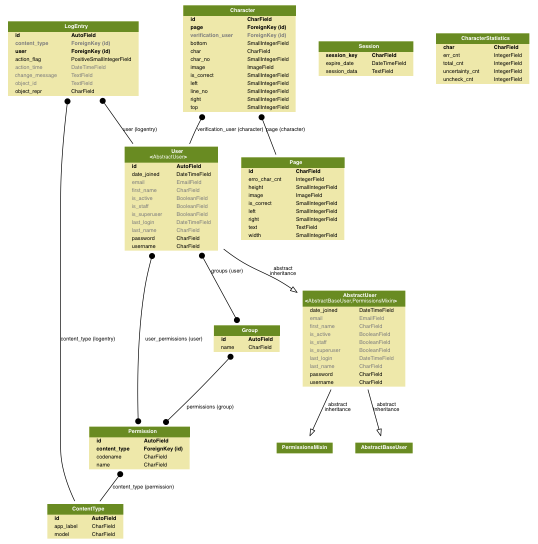
#> input picture myapp_models.png, 1075 x 1088 px (shown at 1/2 size)
$ python thinning.py ../myapp_models.png   (Python 2 division)
#> lines starting #> are read from the running program, lines starting #| are printed output that depends on the picture; after the words box and inside, x2 and y2 are one past the last pixel; in counts of white or black regions, pixels touching at a corner belong together
# coding: utf-8
from scipy import weave
import numpy as np
import sys
from skimage import io
from skimage.filters import threshold_otsu
from skimage.transform import resize

def binarisation(src_image):
    if len(src_image.shape) == 3:
        image = (src_image.sum(axis=2) / 3).astype('ubyte')
    else:
        image = src_image
    thresh = threshold_otsu(image)
    binary = (image > thresh).astype('ubyte')
    return binary

def _thinningIteration(im, iter):
    I, M = im, np.zeros(im.shape, np.uint8)
    expr = """
    for (int i = 1; i < NI[0]-1; i++) {
        for (int j = 1; j < NI[1]-1; j++) {
            int p2 = I2(i-1, j);
            int p3 = I2(i-1, j+1);
            int p4 = I2(i, j+1);
            int p5 = I2(i+1, j+1);
            int p6 = I2(i+1, j);
            int p7 = I2(i+1, j-1);
            int p8 = I2(i, j-1);
            int p9 = I2(i-1, j-1);
            int A  = (p2 == 0 && p3 == 1) + (p3 == 0 && p4 == 1) +
                     (p4 == 0 && p5 == 1) + (p5 == 0 && p6 == 1) +
                     (p6 == 0 && p7 == 1) + (p7 == 0 && p8 == 1) +
                     (p8 == 0 && p9 == 1) + (p9 == 0 && p2 == 1);
            int B  = p2 + p3 + p4 + p5 + p6 + p7 + p8 + p9;
            int m1 = iter == 0 ? (p2 * p4 * p6) : (p2 * p4 * p8);
            int m2 = iter == 0 ? (p4 * p6 * p8) : (p2 * p6 * p8);
            if (A == 1 && B >= 2 && B <= 6 && m1 == 0 && m2 == 0) {
                M2(i,j) = 1;
            }
        }
    }
    """

    weave.inline(expr, ["I", "iter", "M"])
    return (I & ~M)


def thinning(src):
    dst = src.copy() # / 255
    prev = np.zeros(src.shape[:2], np.uint8)
    diff = None

    while True:
        dst = _thinningIteration(dst, 0)
        dst = _thinningIteration(dst, 1)
        diff = np.absolute(dst - prev)
        prev = dst.copy()
        if np.sum(diff) == 0:
            break

    return dst # * 255

import skimage.io as io
import skimage.filters as filters
import skimage.measure as measure
import numpy as np
import sys
import math

# [45 lines left out: function nln, not called in this run]

def convert_image(src_image):
#> called with src_image = '../myapp_models.png'
    image = io.imread(src_image, 0)
#> image is the input picture: shape (1088, 1075, 4); mean R, G, B, A 241.3, 241.6, 226.5, 254.9
    try:
        bw = binarisation(image)
#> in binarisation, `image = (src_image.sum(axis=2) / 3).astype('ubyte')`:
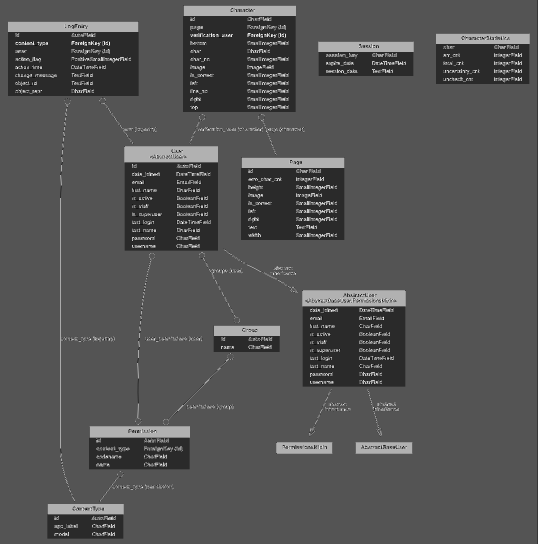
#> image: shape (1088, 1075) (shown at 1/2 size); min 0, max 255, mean 83.1
#> in binarisation, `thresh = threshold_otsu(image)`: thresh = 132
#> in binarisation, `binary = (image > thresh).astype('ubyte')`:
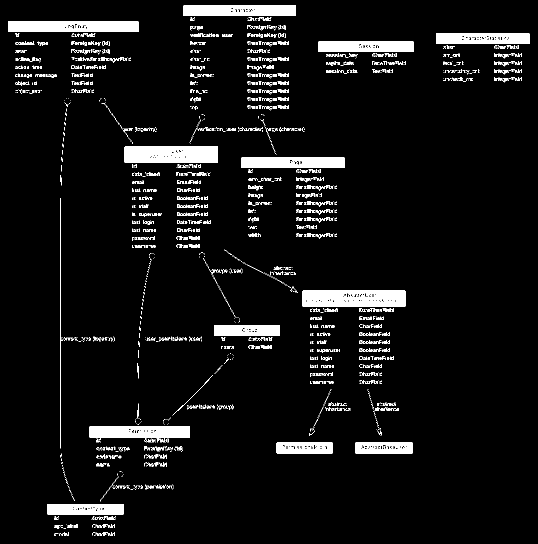
#> binary: shape (1088, 1075) (shown at 1/2 size); values 0 (black) and 1 (white), 6.2% white; 2374 white regions (2019 under 20 px), largest, box (x1, y1, x2, y2) and area: (605, 581, 811, 613) 5887, (249, 293, 436, 325) 5716, (16, 43, 277, 64) 5301
    except:
        return None
    bw = 1 - bw
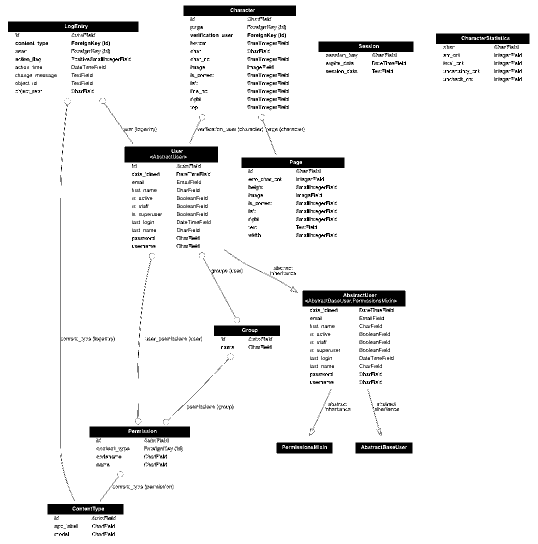
#> bw: shape (1088, 1075) (shown at 1/2 size); values 0 (black) and 1 (white), 93.8% white; 2374 black regions (2019 under 20 px), largest, box (x1, y1, x2, y2) and area: (605, 581, 811, 613) 5887, (249, 293, 436, 325) 5716, (16, 43, 277, 64) 5301
    image_height, image_width = bw.shape
#> image_height = 1088; image_width = 1075
    binary_line = bw.sum(axis=0)
#> binary_line = 1075 values, max 1088 at index 0, min 542 at index 120, mean 1020.9
    c_start = -1
    c_end = -1
    r_start = -1
    r_end = -1
    for i in range(image_width):
        if binary_line[i] != 0:
            c_start = i
            break
    for i in range(image_width-1, 0, -1):
        if binary_line[i] != 0:
            c_end = i + 1
            break

    binary_line = bw.sum(axis=1)
#> binary_line = 1088 values, max 1075 at index 0, min 540 at index 85, mean 1008.7
    for i in range(image_width):
        if binary_line[i] != 0:
            r_start = i
            break
    for i in range(image_height-1, 0, -1):
        if binary_line[i] != 0:
            r_end = i + 1
            break
    #print r_start, r_end, c_start, c_end
    if c_start == -1 or c_end == -1 or r_start == -1 or r_end == -1:
        return None
    image_new = bw[r_start:r_end, c_start:c_end]
    # 高度缩放到20，宽度等比例
    H = 20
    W = 32
    new_width = int(H * 1.0 / image_height * image_width)
#> new_width = 19
    new_width = min(W, new_width)
    image_resize = 255 * resize(image_new, (H, new_width), mode='edge', preserve_range=True)
    image_resize = image_resize.astype('ubyte')
    image_resize = binarisation(image_resize)
    # 宽度填充到W
    if W > new_width:
        left_pad = (W - new_width) / 2
#> left_pad = 6
        right_pad = W - new_width - left_pad
#> right_pad = 7
        image_norm = np.zeros( (H, W) )
        image_norm[:, left_pad : W-right_pad] = image_resize
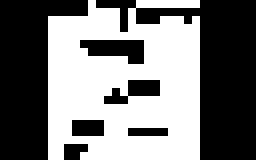
#> image_norm: shape (20, 32) float64 (shown 8 times larger); values 0 (black) and 1 (white), 47.3% white; 1 white region, box (x1, y1, x2, y2) and area: (6, 0, 25, 20) 303
        return image_norm.astype('ubyte')
    else:
        return image_resize

if __name__ == '__main__':
    image_norm = convert_image(sys.argv[1])
    image_norm = thinning(image_norm)
    image = np.tile(image_norm[:, :, np.newaxis], [1, 1, 3]) * 255
    image = image.astype('ubyte')
    io.imsave('./out/' + sys.argv[1].replace('.jpg', '.bmp'), image)
